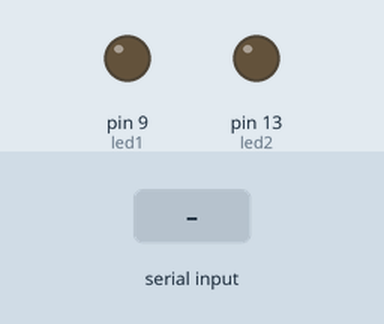
This sketch was run on a simulated Arduino Uno, built with avr-gcc and run on an emulated ATmega328P. On the bench: output pins drawn as LEDs (lit = HIGH). Inputs (shaded band) come from the test bench.

Above: at 1.2 s.
1.3 s: "A" received over Serial
At 1.6 s:
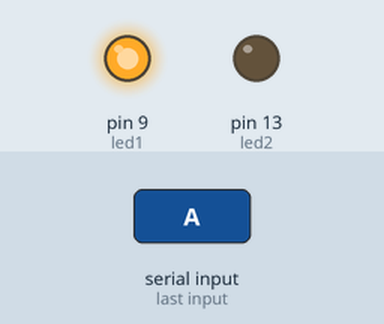
2.8 s: "B" received over Serial
At 3.9 s:
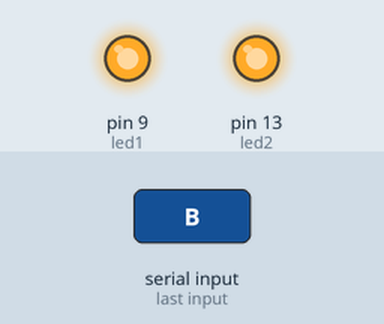
4.3 s: "a" received over Serial
At 5.1 s:
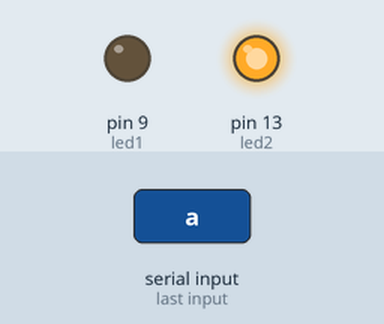
5.8 s: "b" received over Serial
At 6.2 s:
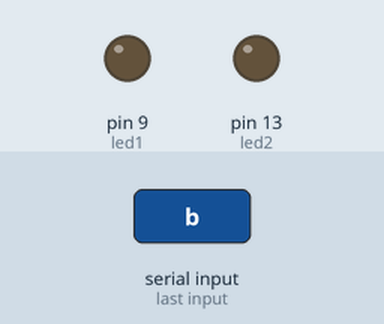
Timing chart, 0 to 8.3 s (numbered marks = the images above; inputs shaded):
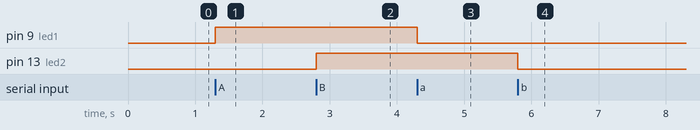

The sketch:

sketch_jul14a.ino
```cpp
int led1 = 9;  // LED 1 pin 9
int led2 = 13; // LED 2 pin 13

void setup() {
  pinMode(led1, OUTPUT);   // LED1 output banailam
  pinMode(led2, OUTPUT);   // LED2 output banailam
  Serial.begin(9600);      // Serial suru korlam
}

void loop() {
  if (Serial.available() > 0) { // Jodi kichu ase serial e
    char command = Serial.read(); // Command porlam

    switch(command) {
      case 'A': digitalWrite(led1, HIGH); break; // LED1 jalao
      case 'a': digitalWrite(led1, LOW); break;  // LED1 bondho
      case 'B': digitalWrite(led2, HIGH); break; // LED2 jalao
      case 'b': digitalWrite(led2, LOW); break;  // LED2 bondho
    }
  }
}
```

Measured:
- after the input at 1.3 s, pin 9 (led1): LOW → HIGH at once
- after the input at 2.8 s, pin 13 (led2): LOW → HIGH at once
- after the input at 4.3 s, pin 9 (led1): HIGH → LOW at once
- after the input at 5.8 s, pin 13 (led2): HIGH → LOW at once
